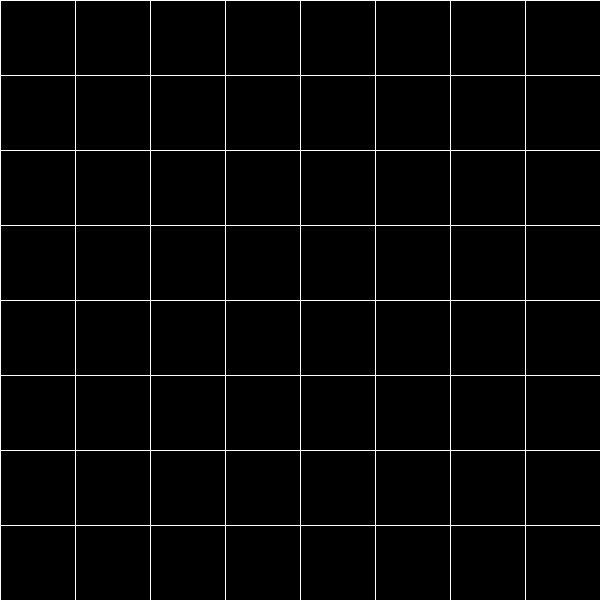
Frame 1 (no input)
Frame 60 (the mouse pressed at the canvas centre just before this capture): identical to frame 1, image omitted
Frame 120 (the mouse held since frame 60 and released just before this capture): identical to frame 1, image omitted

The Processing sketch that drew this single still picture (run headless with seeded random() and noise(); from frame 60 on, the mouse is pressed at the canvas centre):

// Processing sketch: s00_reviewgraphics
// ── s00_reviewgraphics.pde
int n;
int box;
void setup() {
  size(600,600);
  n = 8;
}


void draw() {
  background(0);
  grid();
}

void grid() {
  stroke(255);
  box = width/n;
  for (int i = 0; i < n; i++)
    line(i*box, 0, i*box, height);
  for (int i = 0; i < n; i++)
    line(0, i*box, width, i*box);
  
}

void mousePressed() {
   fill(255,0,0);
   ellipse(mouseX/box*box + box/2, mouseY/box*box + box/2, box,box);
  
}
